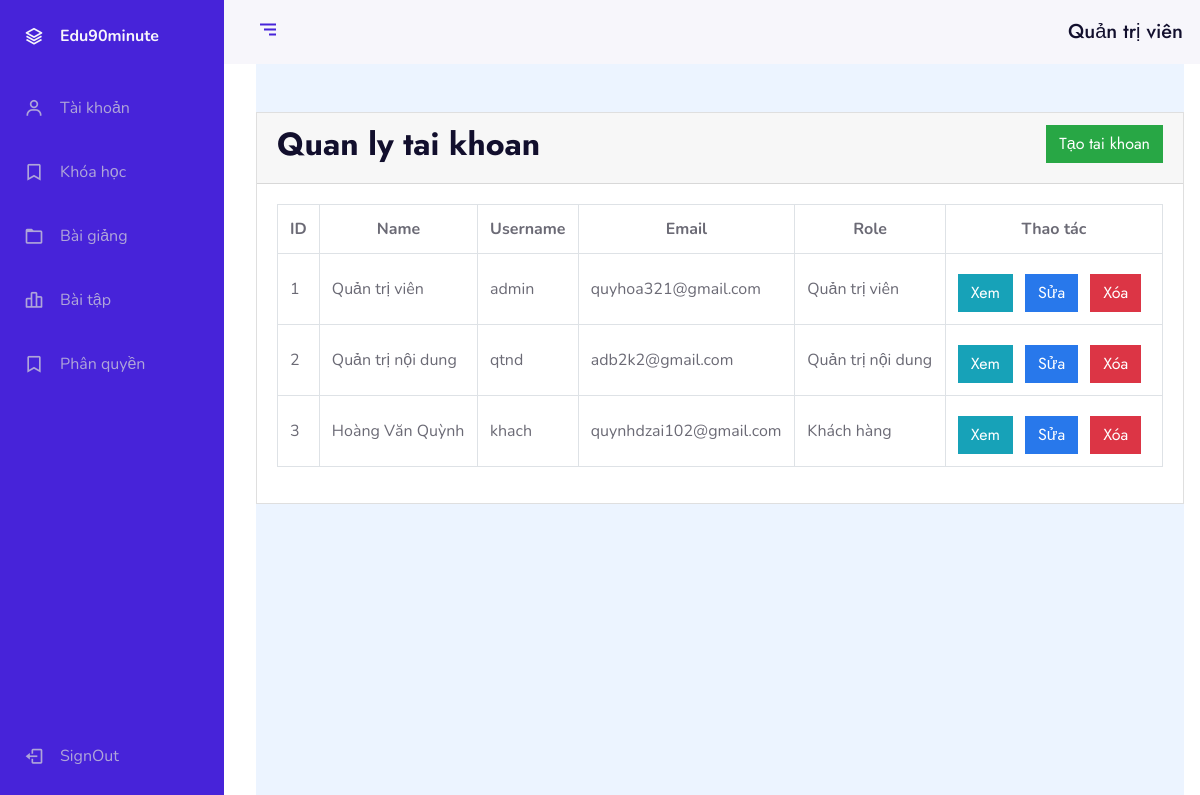
Page /?us=16&act=index (signed in) on the committed database.
### tables this page shows
CREATE TABLE `users` (
  `id` int(10) UNSIGNED NOT NULL,
  `name` varchar(255) NOT NULL,
  `username` varchar(255) NOT NULL,
  `password` varchar(255) NOT NULL,
  `email` varchar(255) DEFAULT NULL,
  `email_verified_at` timestamp NULL DEFAULT NULL,
  `password_change_at` timestamp NULL DEFAULT NULL,
  `role` smallint(6) NOT NULL,
  `created_at` timestamp NULL DEFAULT NULL,
  `updated_at` timestamp NULL DEFAULT NULL
);

CREATE TABLE `roles` (
  `id` int(11) NOT NULL,
  `name` varchar(255) NOT NULL
);

### Views/admin/accounts/function.php (called while the page is built, shortened)
<?php
	$database = new Database();
	$conn = $database->connect();
	function getlistuser($pageIndex){
		GLOBAL $conn;
		$offset = $pageIndex * 10;
		$sql = "SELECT users.id, users.name, users.username, users.email, roles.name as role
				FROM users
				JOIN roles ON users.role = roles.id
				WHERE users.email_verified_at IS NOT NULL
				LIMIT 10 OFFSET $offset";
		$query = mysqli_query($conn, $sql);
		$data = array();
		if($query) {
			while($row = mysqli_fetch_assoc($query)){
				$data[] = $row;
			}
		}
		return $data;
	}
?>

### Views/admin/accounts/index.php (the view, shortened to what this page needs)
<?php
	include "function.php";
?>
<div class="card">
    <div class="card-header boder-0">
        <div class="float-left">
            <h2>Quan ly tai khoan</h2>
        </div>
        <div class="float-right">
            <a href="./?act=create&us=1" class="btn btn-success">Tạo tai khoan</a>
        </div>
    </div>
    <div class="card-body">
        <div class="table-responsive">
             <table class="table table-bordered table-hover">
                <tr class="badge-default">
                    <th class="text-center">ID</th>
                    <th class="text-center" >Name</th>
                    <th class="text-center" >Username</th>
                    <th class="text-center" >Email</th>
                    <th class="text-center" >Role</th>
                    <th class="text-center" >Thao tác</th>
                </tr>
                <?php
					$users = getlistuser(0);
                    if(isset($users)){
                        $i = 1;
                        foreach($users as $value){
                ?>
                    <tr>
                        <td class="align-middle" > <?php echo $i++; ?> </td>
                        <td class="align-middle"> <?php echo $value['name']; ?> </td>
                        <td class="align-middle"> <?php echo $value['username']; ?> </td>
                        <td class="align-middle"> <?php echo $value['email']; ?> </td>
						<td class="align-middle"> <?php echo $value['role']; ?> </td>
                        <td class="align-middle">
                            <a href="<?php echo "./?act=getdetail&us=1&id=".$value['id'];?>" class="btn btn-info mr-2 mt-2">Xem</a>
                            <a href="<?php echo "./?act=update&us=1&id=".$value['id'];?>" class="btn btn-primary mr-2 mt-2">Sửa</a>
							<a href="<?php echo "./?act=delete&us=1&id=".$value['id'];?>" class="btn btn-danger mr-2 mt-2">Xóa</a>
                        </td>
                    </tr>
                <?php }} ?>
            </div>
    </div>
</div>

### css/adminStyle.css (style rules this page uses)
:root { --header-height: 3rem; --nav-width: 68px; --first-color: #4723D9; --first-color-light: #AFA5D9; --white-color: #F7F6FB; --body-font: 'Nunito', sans-serif; --normal-font-size: 1rem; --z-fixed: 100 }
body { position: relative; margin: var(--header-height) 0 0 0; padding: 0 1rem; font-family: var(--body-font); font-size: var(--normal-font-size); transition: .5s }
a { text-decoration: none }
.body-pd { padding-left: calc(var(--nav-width) + 1rem) }
@media screen and (min-width: 768px) { body { margin: calc(var(--header-height) + 1rem) 0 0 0; padding-left: calc(var(--nav-width) + 2rem) } }
@media screen and (min-width: 768px) { .body-pd { padding-left: calc(var(--nav-width) + 188px) } }

### rows in the picture
users: name "Quản trị viên", username "admin", email "quyhoa321@gmail.com", roles.name "Quản trị viên"
users: name "Quản trị nội dung", username "qtnd", email "adb2k2@gmail.com", roles.name "Quản trị nội dung"
users: name "Hoàng Văn Quỳnh", username "khach", email "quynhdzai102@gmail.com", roles.name "Khách hàng"

### other values in the picture
$_SESSION['name'] "Quản trị viên"
